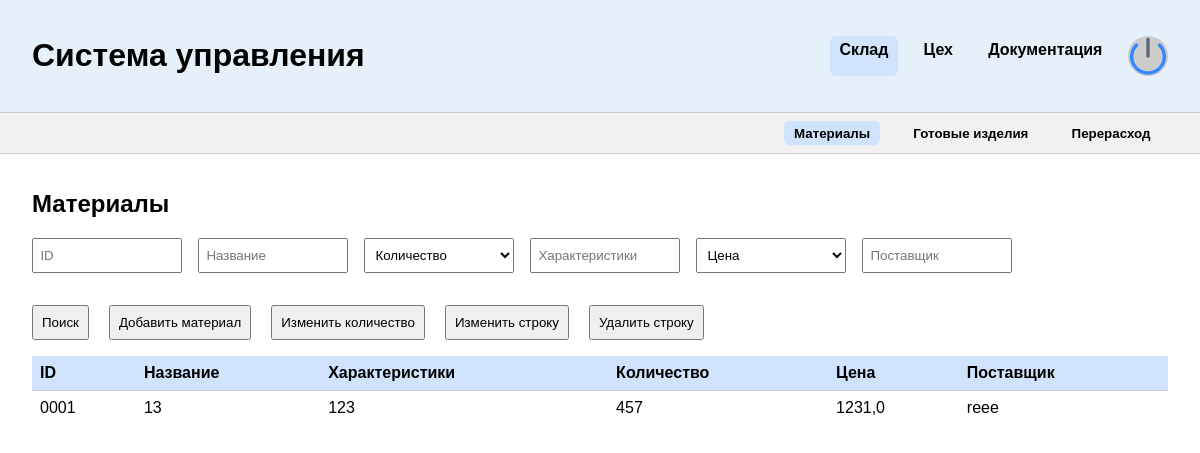
Screenshot of /warehouse/materials/ (signed in) with the database file from the repository.
### main/models.py (models this page shows, shortened)
class Materials(models.Model):
    name = models.CharField(max_length=100, verbose_name="Название материала")
    quantity = models.IntegerField(verbose_name="Количество на складе")
    features = models.CharField(max_length=255, verbose_name="Характеристики материала")
    price = models.FloatField(verbose_name="Цена за единицу")
    supplier = models.CharField(max_length=100, verbose_name="Название поставщика")
    class Meta:
        verbose_name = "Материалы"
        verbose_name_plural = "Материалы"

### main/views/materials.py (the view)
# urls.py: path("warehouse/materials/", MaterialsPage.as_view()),
class MaterialsPage(BaseView, TemplateView):
    template_name = "main/materials.html"
    enable_roles = [UserRole.Cutter, UserRole.WarehouseManager, UserRole.PatternDesigner]
    def get_context_data(self, **kwargs):
        context = super().get_context_data(**kwargs)
        context["materials"] = MaterialsSerializer(Materials.objects.all().order_by("-id"), many=True).data
        return context

### main/models.py (called while the page is built)
    def __str__(self):
        return f"{self.fullname} - {self.role}"

### main/serializers.py (called while the page is built)
    def get_id(self, obj):
        return str(obj.id).zfill(4)

### main/views/base.py (called while the page is built)
    def dispatch(self, request: HttpRequest, *args, **kwargs):
        user = request.user
        if not user.is_authenticated:
            return HttpResponseRedirect('/')
        print(user.login)
        print(user.__dict__)
        if user.role == UserRole.GeneralManager or user.role == UserRole.ProductionManager:
            return super().dispatch(request, *args, **kwargs)
        if user.role not in self.get_enable_roles():
            return render(request, "main/protect.html")
        return super().dispatch(request, *args, **kwargs)

### main/templates/main/materials.html (shortened to what this page needs)
{% extends "main/base.html" %}
{% load static %}
{% block content %}
<header>
  <h1>Система управления</h1>
  <div class="menu">
    <a href="/warehouse/materials/" class="active">Склад</a>
    <a href="/ceh/workers/">Цех</a>
    <a href="/docs/">Документация</a>
    <div class="avatar"><img src="{% static 'main/shutdown.png' %}" /></div>
  </div>
</header>
  <div class="submenu" id="submenu-sklad">
    <button data-target="materials" class="active">Материалы</button>
    <button data-target="products"><a href="/warehouse/products/">Готовые изделия</a></button>
    <button data-target="overuse"><a href="/warehouse/overuse/" >Перерасход</a></button>
  </div>
  <section id="sklad" style="display: block;">
    <div class="table-section" id="materials" style="display: block;">
      <h2>Материалы</h2>
      <div class="filters">
        <input placeholder="ID">
        <input placeholder="Название">
        <select id="sort-quantity">
          <option value="">Количество</option>
        </select>
        <input placeholder="Характеристики">
        <select id="sort-price">
          <option value="">Цена</option>
        </select>
        <input placeholder="Поставщик">
       </div>
<div class="material-actions">
  <button onclick="filterMaterials()">Поиск</button>
  <button onclick="document.getElementById('dialog-add-material').showModal()">Добавить материал</button>
  <button onclick="document.getElementById('dialog-edit-material-qty-entry').showModal()">Изменить количество</button>
  <button onclick="document.getElementById('dialog-edit-material-row-id').showModal()">Изменить строку</button>
  <button onclick="document.getElementById('dialog-delete-material').showModal()">Удалить строку</button>
</div>
      <table>
        <thead>
          <tr>
            <th>ID</th>
            <th>Название</th>
            <th>Характеристики</th>
            <th>Количество</th>
            <th>Цена</th>
            <th>Поставщик</th>
          </tr>
        </thead>
        <tbody id="materials-table-body">
          {% for m in materials %}
            <tr><td>{{ m.id }}</td><td>{{ m.name }}</td><td>{{ m.features }}</td><td>{{ m.quantity }}</td><td>{{ m.price }}</td><td>{{ m.supplier }}</td></tr>
          {% endfor %}
        </tbody>
      </table>
    </div>
  </section>
{% endblock %}

### main/templates/main/base.html (style rules this page uses)
.filters, .search, .table-section input, .table-section .filters { margin-bottom: 1rem; display: flex; gap: 0.5rem; flex-wrap: wrap; }
.filters input, .filters select { flex: 1 1 150px; max-width: 150px; height: 35px; padding: 0.4rem; box-sizing: border-box; }
.filters { width: 100%; }
body { margin: 0; font-family: sans-serif; background-color: white; color: black; }
header { display: flex; justify-content: space-between; align-items: center; padding: 1rem 2rem; background-color: #e6f0fa; border-bottom: 1px solid #ccc; }
.menu { display: flex; gap: 1rem; }
.menu a { text-decoration: none; color: black; font-weight: bold; padding: 0.3rem 0.6rem; border-radius: 6px; }
.menu a.active { background-color: #d0e3fc; }
.avatar { width: 40px; height: 40px; background-color: #ccc; border-radius: 50%; }
.submenu { display: flex; justify-content: flex-end; padding: 0.5rem 2rem; background-color: #f1f1f1; border-bottom: 1px solid #ccc; gap: 1rem; }
.submenu button { background-color: transparent; border: none; font-weight: bold; cursor: pointer; padding: 0.3rem 0.6rem; border-radius: 6px; }
.submenu button a { text-decoration: none; color: black }
.submenu button.active { background-color: #d0e3fc; }
main, section { padding: 1rem 2rem; }
table { width: 100%; border-collapse: collapse; margin-bottom: 2rem; }
th { background-color: #d0e3fc; padding: 0.5rem; text-align: left; }
td { padding: 0.5rem; border-top: 1px solid #ccc; }
input, select, button { padding: 0.5rem; margin-right: 0.5rem; }
.material-actions, .product-actions { display: flex; gap: 0.75rem; margin: 1rem 0; }
.avatar img { width: 100%; cursor: pointer; }

### rows the page displays
Materials: name "13", features "123", price "1231,0", supplier "reee"

### other values shown
{{ m.id }} "0001"
{{ m.quantity }} "457"
